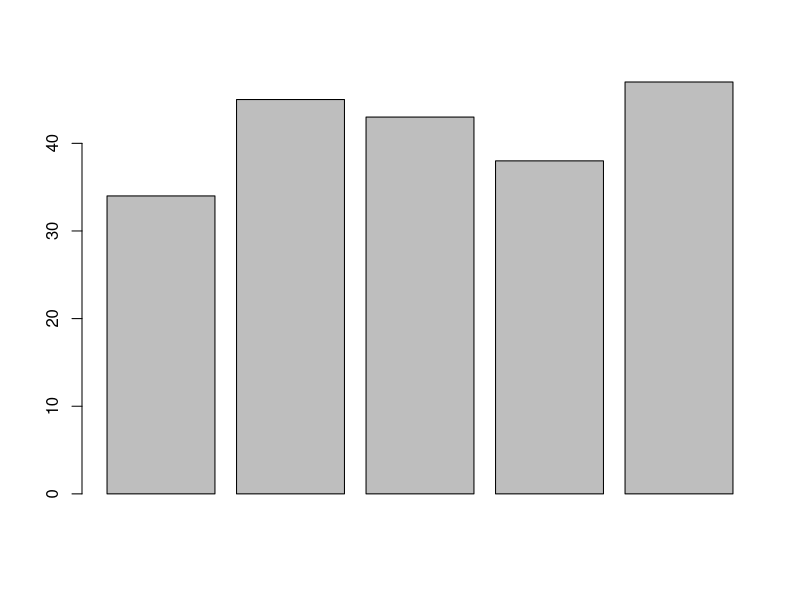
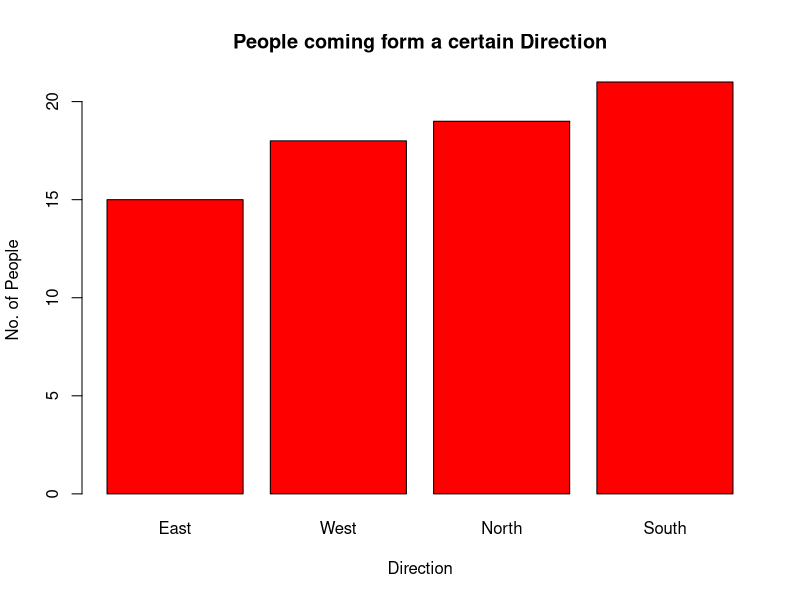
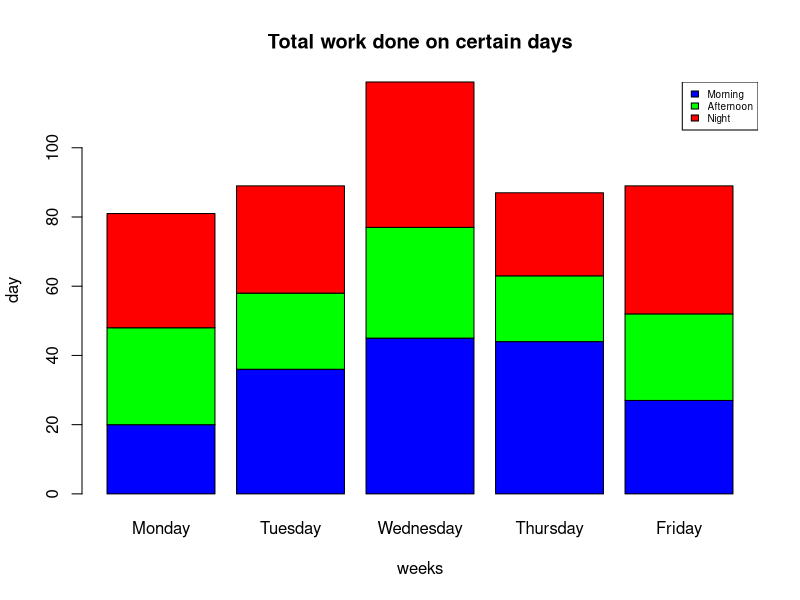

Here is the R script that generated these plots, in order:
# Bar Chart in R language

a1 <- c(34,45,43,38,47)
barplot(a1)

a2 <- c(15,18,19,21)
a3 <- c("East","West","North","South")
barplot(a2,names.arg = a3,xlab = "Direction",ylab = "No. of People",col = "red",
        main = "People coming form a certain Direction",border = "black")

# Group Bar Chart & Stacked Bar Chart

weeks <- c("Monday","Tuesday","Wednesday","Thursday","Friday")
day <- c("Morning","Afternoon","Night")
values <- matrix(c(20,36,45,44,27,28,22,32,19,25,33,31,42,24,37),nrow=3,ncol=5,byrow=TRUE)
barplot(values,main="Total work done on certain days",names.arg = weeks,xlab="weeks",
        ylab = "day",col=c("blue","green","red"))
legend("topright", day , cex=0.6, fill = c("blue","green","red")) 
